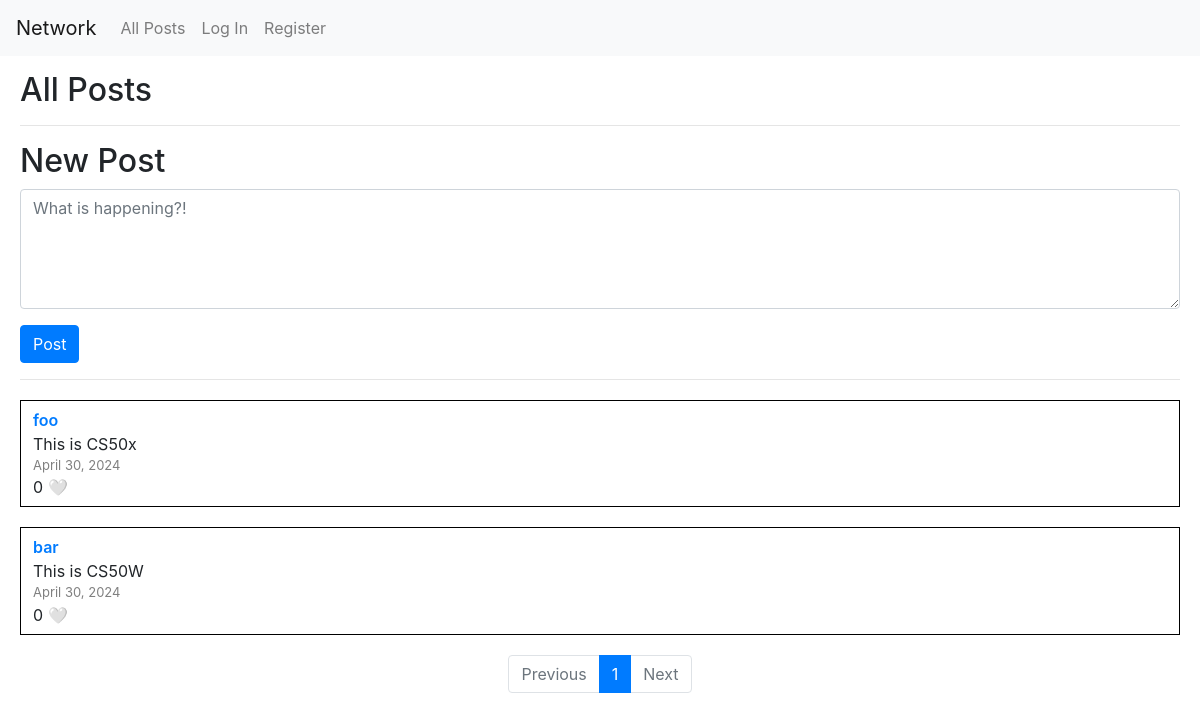
The app's page /, older data.
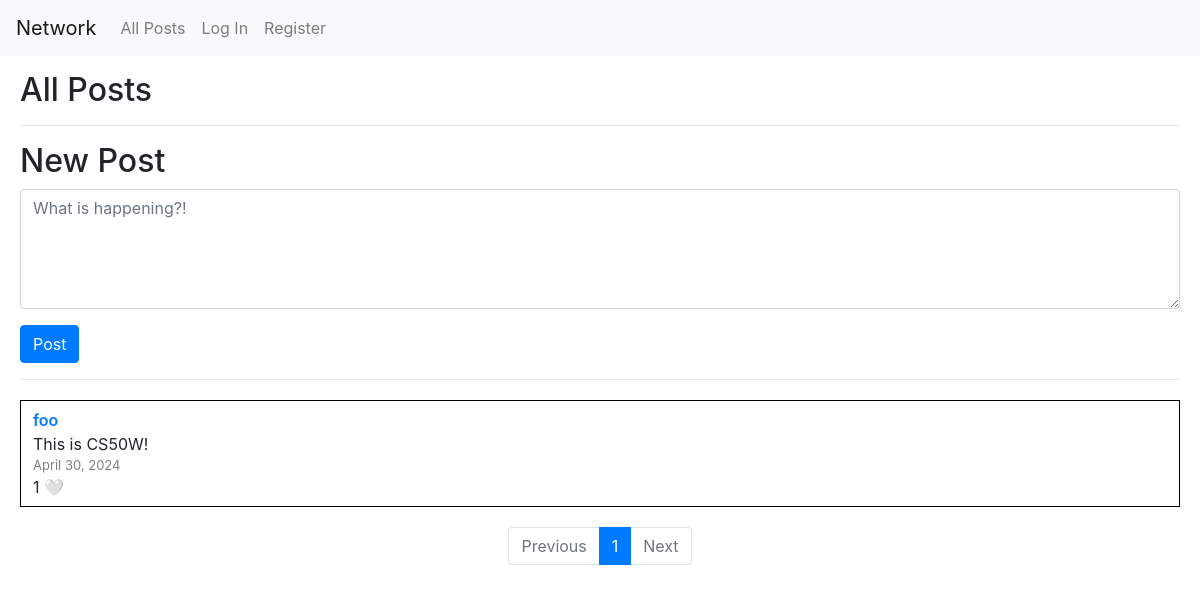
The same page, newer data.
### network/models.py (models this page shows, shortened)
class Post(models.Model):
    poster = models.ForeignKey(User, related_name="posts", on_delete=models.CASCADE, null=False, blank=False)
    content = models.TextField(null=False, blank=False)
    date = models.DateField(auto_now_add=True, editable=False)

class User(AbstractUser):
    following = models.ManyToManyField('self', related_name='followers', symmetrical=False, null=True, blank=True)
    likes = models.ManyToManyField('Post', related_name='liked_by', blank=True)
    def __str__(self):
        return self.username

### network/views.py (the view)
# urls.py: path("", views.index, name="index"),
def index(request, page_number=1):
    posts = Post.objects.all().order_by('-date')
    p = Paginator(posts, posts_count_per_page)
    current_page = p.page(page_number)
    return render(request, "network/index.html", {
        "current_page": current_page,
        "pages": p,
    })

### network/templates/network/index.html (shortened to what this page needs)
{% extends "network/layout.html" %}
{% block body %}
    <h2>All Posts</h2>
    <hr>
    <div id="new_post">
        <h2>New Post</h2>
        <form action="{% url 'new_post' %}" method="post">
            <div class="form-group input-group">
                <textarea required name="content" id="content" class="form-control custom-textarea" placeholder="What is happening?!"></textarea>
            </div>
            <div class="form-group">
                <button class="btn btn-primary" type="submit">Post</button>
            </div>
        </form>
        <hr>
    </div>
    <div id="all_posts">
        {% for post in current_page %}
            <div class="post">
                <div class="poster">
                    <a href="{% url 'profile' post.poster %}">{{ post.poster }}</a>
                </div>
                <div class="content">{{ post.content }}</div>
                <div class="date">{{ post.date }}</div>
                <div class="likes">
                    <span>{{ post.liked_by.count }}</span>
                    {% if post in user.likes.all %}
                        <a class="like-btn" data-id="{{ post.pk }}">❤️</a>
                    {% else %}
                        <a class="like-btn" data-id="{{ post.pk }}">🤍</a>
                    {% endif %}
                </div>
            </div>
        {% empty %}
            <div class="post">
                no posts
            </div>
        {% endfor %}
        <nav aria-label="Page navigation example">
            <ul class="pagination justify-content-center">
              {% if not current_page.has_previous %}
                <li class="page-item disabled">
                    <a class="page-link" tabindex="-1" aria-disabled="true">Previous</a>
                </li>
              {% else %}
                <li class="page-item">
                    <a class="page-link" href="{% url 'index' current_page.previous_page_number %}" tabindex="-1" aria-disabled="true">Previous</a>
                </li>
              {% endif %}
              {% for i in pages.page_range %}
                {% if current_page.number == i %}
                    <li class="page-item active"><a class="page-link" href="{% url 'index' i %}">{{ i }}</a></li>
                {% else %}
                    <li class="page-item"><a class="page-link" href="{% url 'index' i %}">{{ i }}</a></li>
                {% endif %}
              {% endfor %}
              {% if not current_page.has_next %}
                <li class="page-item disabled">
                    <a class="page-link">Next</a>
                </li>
              {% else %}
                <li class="page-item">
                    <a class="page-link" href="{% url 'index' current_page.next_page_number %}" >Next</a>
                </li>
              {% endif %}
            </ul>
        </nav>
    </div>
{% endblock %}

Row changes from the older to the newer data that the page shows:
removed Post: poster "bar", content "This is CS50W", date "April 30, 2024", liked_by.count "0"
changed Post "foo": content "This is CS50x" → "This is CS50W!"; liked_by.count "0" → "1"
